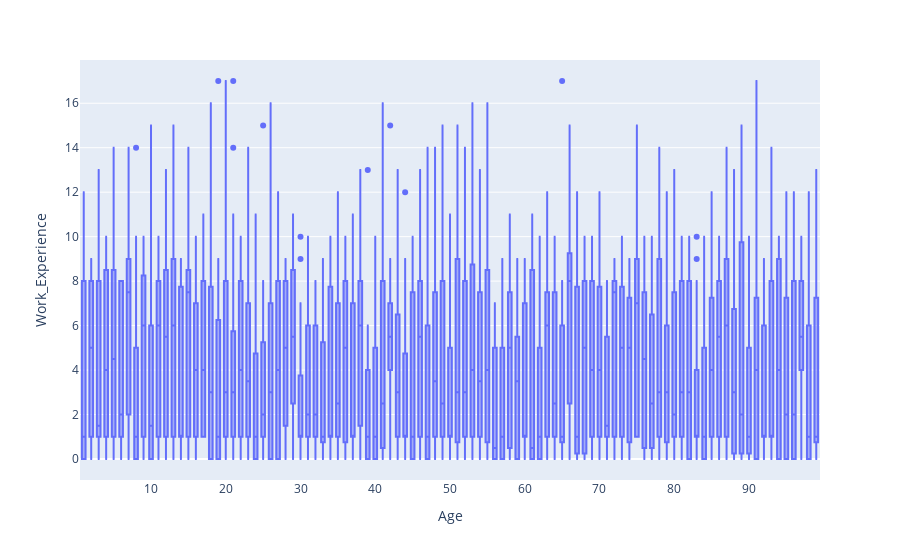

The notebook cell saved with this chart:
### Markdown cell above
Mặc dù có dòng có giá trị `Age` chênh lệch khá ít so với `Work_Experience` nhưng nhìn chung những outlier vẫn khá hợp lý (vì `Profession` là _"Artist"_), ta sẽ giữ lại các dòng này.

### Code cell
fig = px.box(df, y="Work_Experience",x='Age')
fig.show()

### Figure 1 — Plotly figure (JSON) as saved in the notebook; plotly's stock layout.template omitted (floating-point values rounded to 4 significant figures; data arrays with more than 128 entries replaced by an {"elided": "..."} marker saying what was removed)
{"data": [{"alignmentgroup": "True", "hovertemplate": "Age=%{x}<br>Work_Experience=%{y}<extra></extra>", "legendgroup": "", "marker": {"color": "#636efa"}, "name": "", "notched": false, "offsetgroup": "", "orientation": "v", "showlegend": false, "type": "box", "x": {"elided": "2000 int values"}, "x0": " ", "xaxis": "x", "y": {"elided": "2000 int values"}, "y0": " ", "yaxis": "y"}], "layout": {"boxmode": "group", "legend": {"tracegroupgap": 0}, "margin": {"t": 60}, "xaxis": {"anchor": "y", "domain": [0, 1], "title": {"text": "Age"}}, "yaxis": {"anchor": "x", "domain": [0, 1], "title": {"text": "Work_Experience"}}}}
